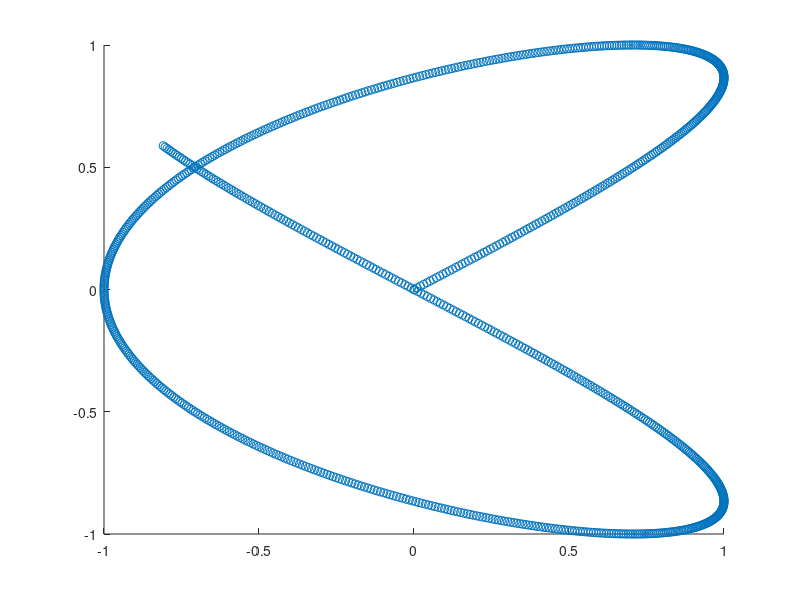

The MATLAB source for this figure: (Note: this script raises an error after producing the figure.)
%main.m

SampleNum = 1000;
theta = linspace(0, 1.1 * pi, SampleNum);
funcX = @(th) sin(3 * th);
funcY = @(th) sin(2 * th);
Position = zeros(SampleNum, 2);
for i = 1 : SampleNum
    Position(i, 1) = funcX(theta(i));
    Position(i, 2) = funcY(theta(i));
end

figure(1)
scatter(Position(:, 1), Position(:, 2)) % 位置データ

SearchRange = 0.1;
Flag = GetFlag(Position, SearchRange, SampleNum);

figure(2)
plot(theta, Flag) % 交差している箇所の確認

